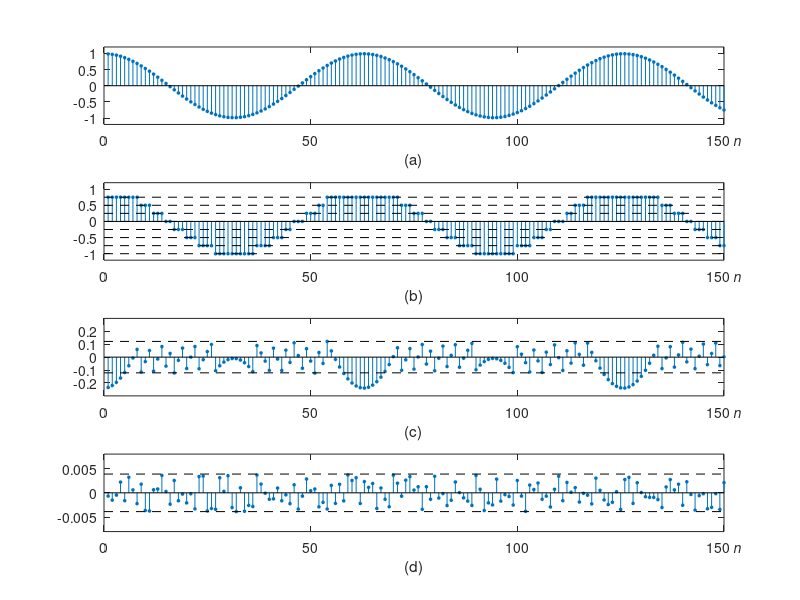
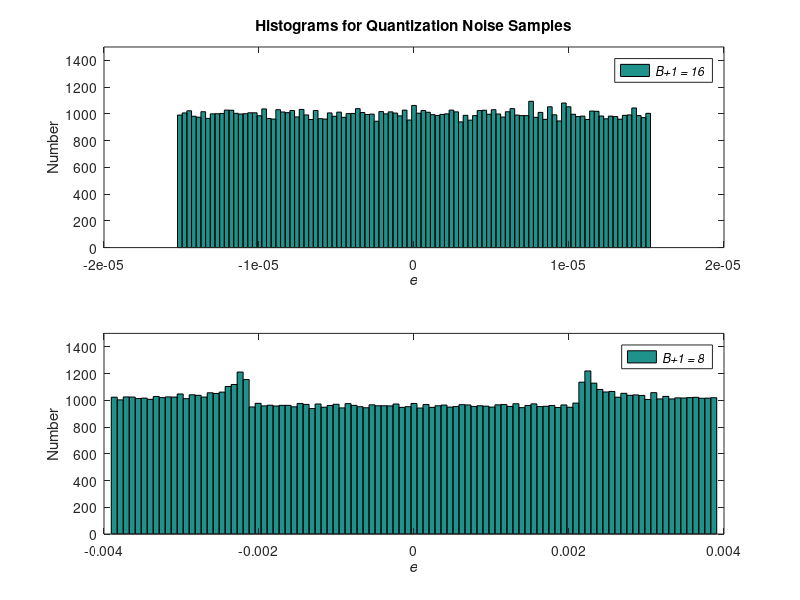

Write MATLAB code to recreate these figures, in order.
% HW3 - Recreate Quantization Figures

% Figure 4.57
% Define signal vector
n = 1:150;
xn = 0.99*cos(n/10);
xm = 1;

% 3-bit quantization
b3 = 2;
q3 = xm/(2^b3);
xq3 = round(xn/q3)*q3; % Quantize signal xn with 3 bits
% Make sure values greater than 0.75 are rounded down
xq3(xq3>(b3+1)*q3) = (b3+1)*q3; 

% 8-bit quantization
b8 = 7;
q8 = xm/(2^b8); 
xq8 = round(xn/q8)*q8; % Quantize signal xn with 8 bits

% Create Figure 4.57

% (a)
subplot(4,1,1), stem(n, xn, 'filled','MarkerSize',2);
% Edit axis, labels and ticks
axis([0 150 -1.2 1.2]),xlabel('(a)');
xticks([0 50 100 150]),xticklabels({'0','50','100','150 \itn'});

% (b)
subplot(4,1,2), stem(n, xq3, 'filled','MarkerSize',2);
% Draw lines on plot
line_n = [0 n(end)];
for i = -4:3
    line_q3 = [i*q3 i*q3];
    line(line_n, line_q3,'LineStyle', '--', 'Color', 'Black')
end
axis([0 150 -1.2 1.2]),xlabel('(b)');
xticks([0 50 100 150]),xticklabels({'0','50','100','150 \itn'});

% (c)
subplot(4,1,3), stem(n, xq3-xn, 'filled','MarkerSize',2);
line(line_n, [max(xq3-xn) max(xq3-xn)],'LineStyle', '--', 'Color', 'Black')
line(line_n, [-max(xq3-xn) -max(xq3-xn)],'LineStyle', '--', 'Color', 'Black')
axis([0 150 -0.3 0.3]),xlabel('(c)');
xticks([0 50 100 150]),xticklabels({'0','50','100','150 \itn'});

% (d)
subplot(4,1,4) ,stem(n, xq8-xn, 'filled','MarkerSize',2);
line(line_n, [-min(xq8-xn) -min(xq8-xn)],'LineStyle', '--', 'Color', 'Black')
line(line_n, [min(xq8-xn) min(xq8-xn)],'LineStyle', '--', 'Color', 'Black')
axis([0 150 -8e-3 8e-3]), xlabel('(d)');
xticks([0 50 100 150]),xticklabels({'0','50','100','150 \itn'});


% Figure 4.59
% Resample signal with 101000 samples
ne = 0:101000;
xne = 0.99*cos(ne/10);

% 8-bit quantization
b8 = 7;
q8 = xm/(2^b8);
xq8 = round(xne/q8)*q8; % Quantize with 8 bits

% 16-bit quantization
b16 = 15;
q16 = xm/(2^b16);
xq16 = round(xne/q16)*q16; % Quantize with 16 bits

% Find quantization noise between signal and quantized variant
e8 = xq8-xne;
e16 = xq16-xne;

% Create amplitude histograms with 101 bins
% 16 bit quantization noise
figure, subplot(2,1,1), hist(e16,101);
xlabel('\ite'), ylabel('Number');
title('Histograms for Quantization Noise Samples');
legend({'\itB+1 = 16'});
axis([-2e-5 2e-5 0 1500]);

% 8 bit quantization noise
subplot(2,1,2), hist(e8, 101);
xlabel('\ite'), ylabel('Number');
legend({'\itB+1 = 8'});
axis([-4e-3 4e-3 0 1500]);
